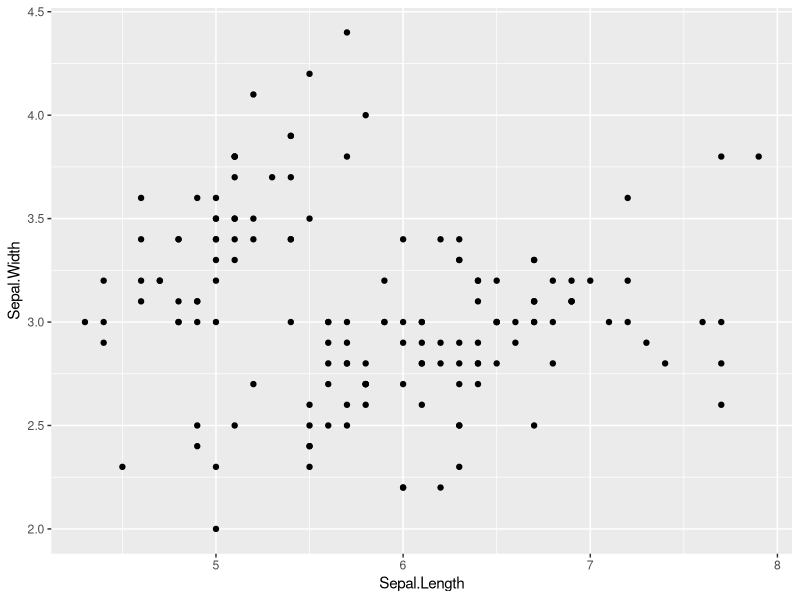
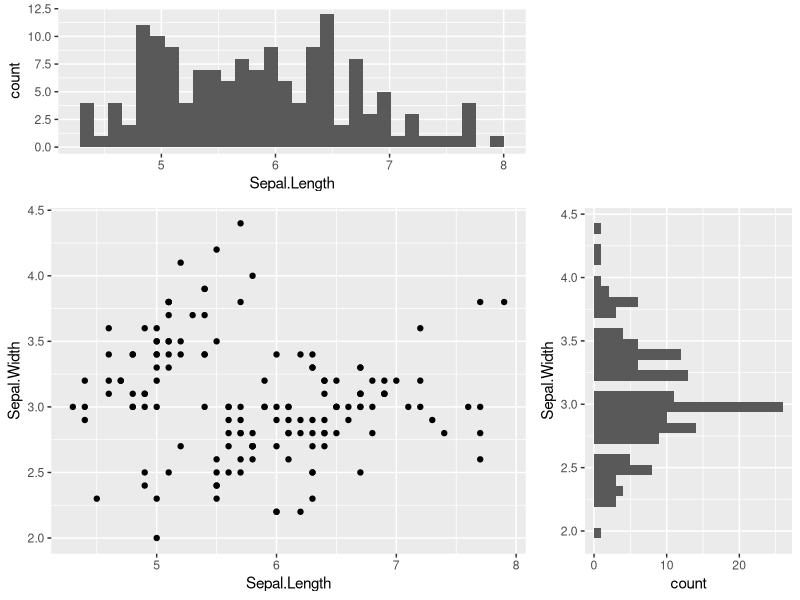
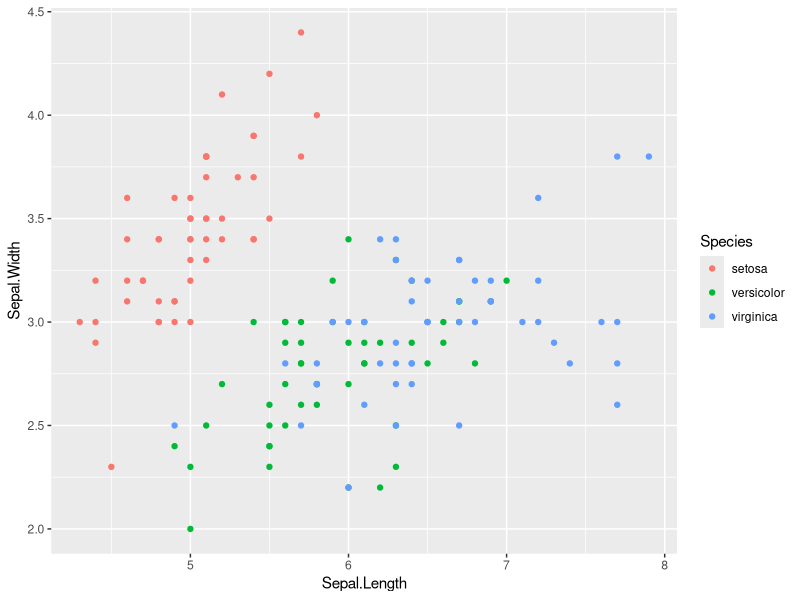
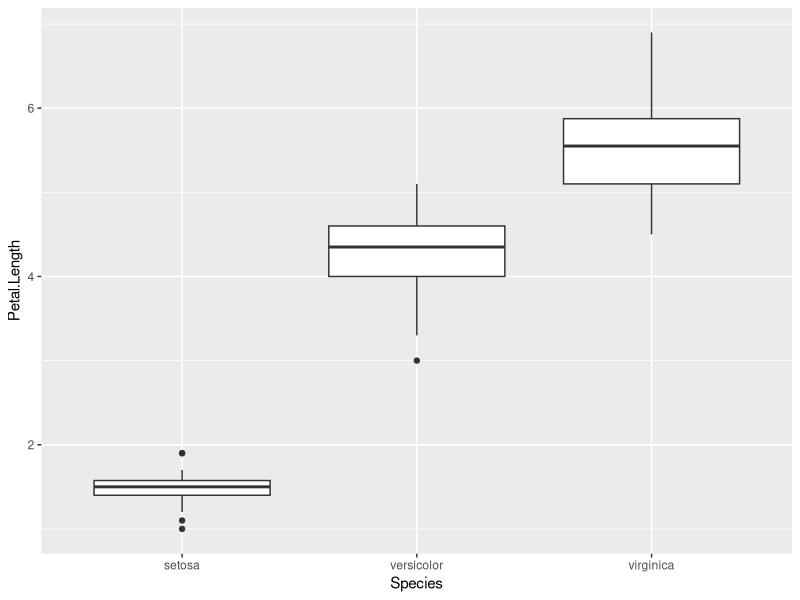
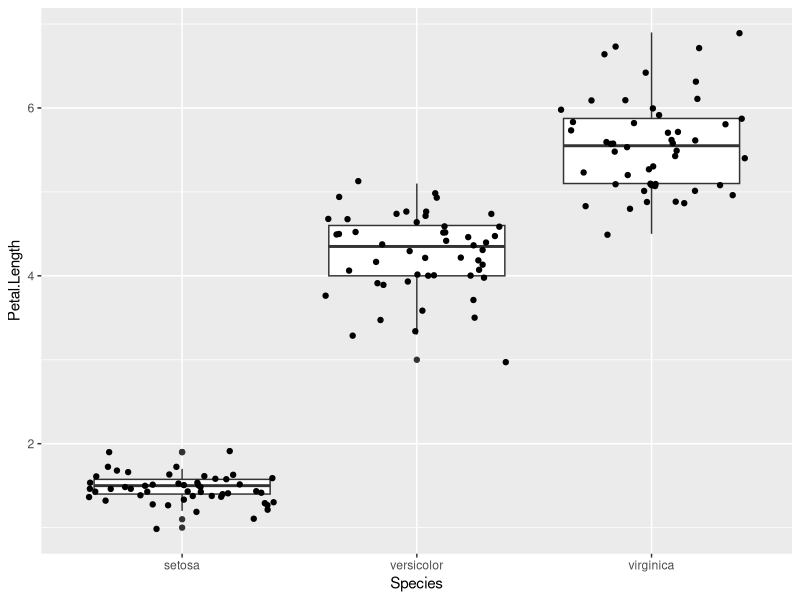
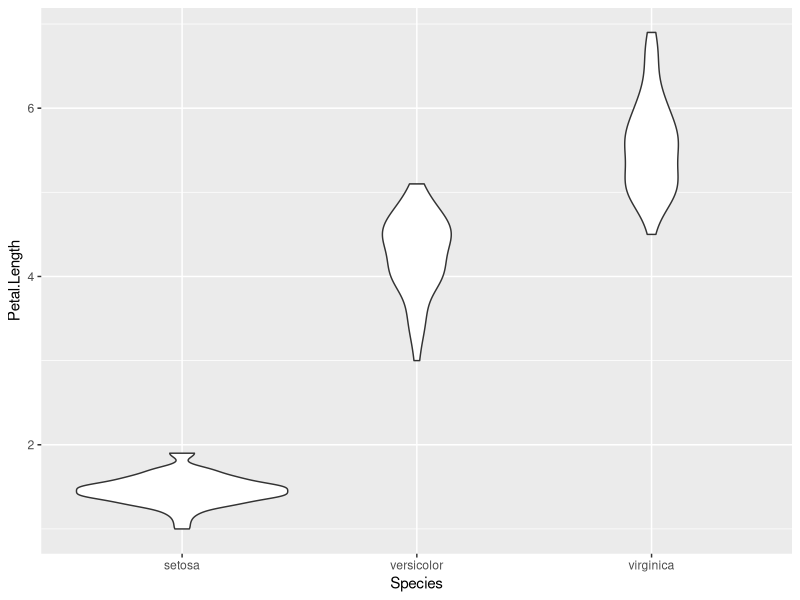
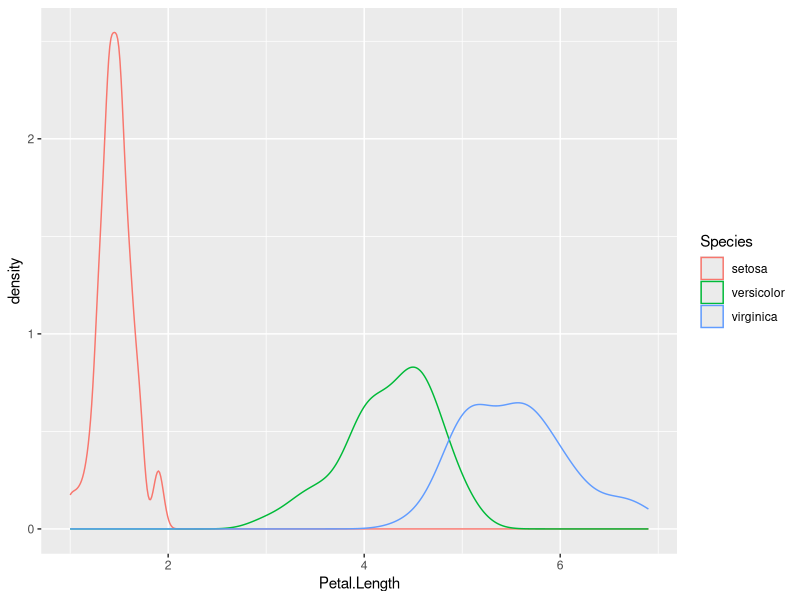
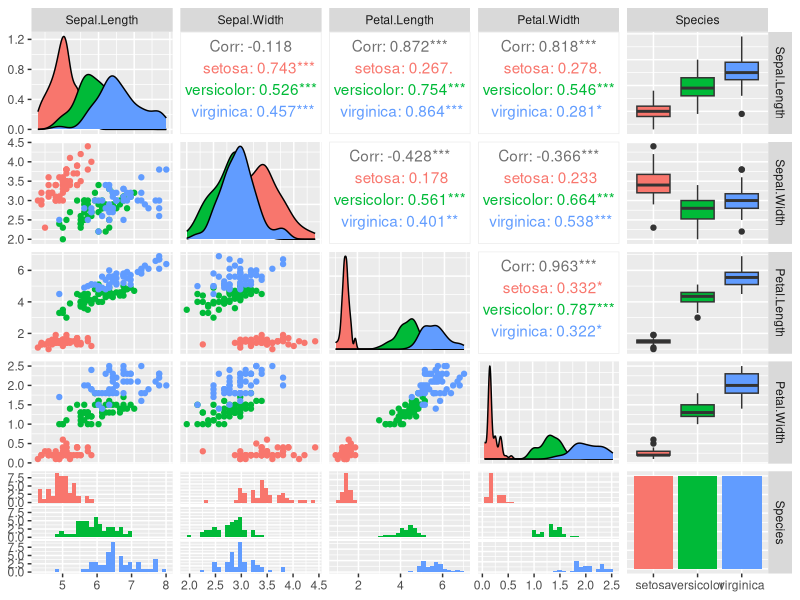

Here is the R script that generated these plots, in order:
## ---- chunk 1
knitr::opts_chunk$set(echo = TRUE, warning=FALSE, message=FALSE, cache=TRUE)
## ---- chunk 2
library(tidyr)
library(dplyr)
library(ggplot2)
library(grid)
library(GGally)

# Let's see what's in the iris data
head(iris)

# Let's see how many examples we have of each species
summary(iris$Species)

# Make scatter plot of Sepal.Length and Sepal.Width
p.scatter <- ggplot(iris) + geom_point(aes(x=Sepal.Length, y=Sepal.Width))
p.scatter
## ---- chunk 3
# Show bivariate scatter plot and univariate histogram
vplayout <- function(x, y) viewport(layout.pos.row = x, layout.pos.col = y)
p.hist.len <- ggplot(iris) + geom_histogram(aes(x=Sepal.Length))
p.hist.wid <- ggplot(iris) + geom_histogram(aes(x=Sepal.Width)) + coord_flip()
grid.newpage()
pushViewport(viewport(layout = grid.layout(3, 3)))
print(p.scatter, vp=viewport(layout.pos.row=2:3, layout.pos.col=1:2))
print(p.hist.len, vp=viewport(layout.pos.row=1, layout.pos.col=1:2))
print(p.hist.wid, vp=viewport(layout.pos.row=2:3, layout.pos.col=3))
## ---- chunk 4
# One piece of information missing in the plots above is what species each plant is
p.scatter <- ggplot(iris) + geom_point(aes(x=Sepal.Length, y=Sepal.Width, color=Species))
p.scatter
## ---- chunk 5
# Boxplot to explore numeric variable
p.box <- ggplot(iris) + geom_boxplot(aes(x=Species, y=Petal.Length))
p.box

# One way we can extend this plot is adding a layer of individual points on top of it
p.box.jitter <- p.box + geom_jitter(aes(x=Species, y=Petal.Length))
p.box.jitter
## ---- chunk 6
# A violin plot combines the benefits of the previous two plots and simplifies them
# Denser regions of the data are fatter, and sparser thiner in a violin plot
p.violin <- ggplot(iris) + geom_violin(aes(x=Species, y=Petal.Length))
p.violin
## ---- chunk 7
# A final plot useful for looking at univariate relations is the kdeplot,
p.density <- ggplot(iris) + geom_density(aes(x=Petal.Length, colour=Species)) 
p.density
## ---- chunk 8
# Another useful seaborn plot is the pairplot, which shows the bivariate relation
# between each pair of features
# 
# From the pairplot, we'll see that the Iris-setosa species is separataed from the other
# two across all feature combinations

ggpairs(iris, aes(colour=Species), alpha=0.4) # R could be better!!
## ---- chunk 9
# Now that we've covered seaborn, let's go back to some of the ones we can make with Pandas
# We can quickly make a boxplot with Pandas on each feature split out by species
p.box.facet <- ggplot(iris %>% gather(feature_name, feature_value, one_of(c("Sepal.Length", "Sepal.Width", "Petal.Length", "Petal.Width")))) + geom_boxplot(aes(x=Species, y=feature_value)) + facet_wrap(~feature_name)
p.box.facet
## ---- chunk 10
# Parallel coordinate graph & Andrews Curve
# 修改自：http://cos.name/2009/03/parallel-coordinates-and-andrews-curve/
# 轮廓图的思想非常简单、直观，它是在横坐标上取n个点，依次表示各个指标(即变量)；横坐标上则对应各个指标的值(或者经过标准化变换后的值)，然后将每一组数据对应的点依次连接即可
# 调和曲线图的思想和傅立叶变换十分相似：
# 根据三角变换方法将 n 维空间的点映射到二维平面上的曲线上，其中x取值范围为[-pi,pi]。

# Another multivariate visualization technique pandas has is parallel_coordinates
# Parallel coordinates plots each feature on a separate column & then draws lines
# connecting the features for each data sample

p.paral <- ggplot(cbind(iris %>% gather(feature_name, feature_value, one_of(c("Sepal.Length", "Sepal.Width", "Petal.Length", "Petal.Width"))), id=1:nrow(iris))) + geom_line(aes(x=feature_name, y=feature_value, group=id, colour=Species))
p.paral
## ---- chunk 11
# One cool more sophisticated technique pandas has available is called Andrews Curves
# Andrews Curves involve using attributes of samples as coefficients for Fourier series
# and then plotting these
andrews_curve <- function(data, x_col, y_col, step=pi/30){
  x = as.matrix(data[, x_col])
  t = seq(-pi, pi, pi/30)
  m = nrow(x)
  n = ncol(x)
  f = matrix(0, m, length(t))
  for(i in 1:m) {
    f[i,] = x[i,1]/sqrt(2)
    for(j in 2:n) {
      if (j%%2 == 0)
        f[i, ] = f[i, ] + x[i, j] * sin(j/2 * t)
      else f[i, ] = f[i, ] + x[i, j] * cos(j%/%2 * t)
    }
  }
  colnames(f) <- t
  label <- data[, y_col]
  id <- c(1:nrow(f))
  res <- cbind(as.data.frame(f), label, id)  %>%
    gather(x, y, -label, -id, convert = TRUE)
}

iris.andrew <- andrews_curve(iris, x_col=c("Sepal.Length", "Sepal.Width", "Petal.Length", "Petal.Width"), y_col="Species")
p.andrew <- ggplot(iris.andrew) + geom_line(aes(x, y, group=id, color=label))
p.andrew
## ---- chunk 12
# A final multivariate visualization technique pandas has is radviz
# Which puts each feature as a point on a 2D plane, and then simulates
# having each sample attached to those points through a spring weighted
# by the relative value for that feature

# 暂时没能力实现

